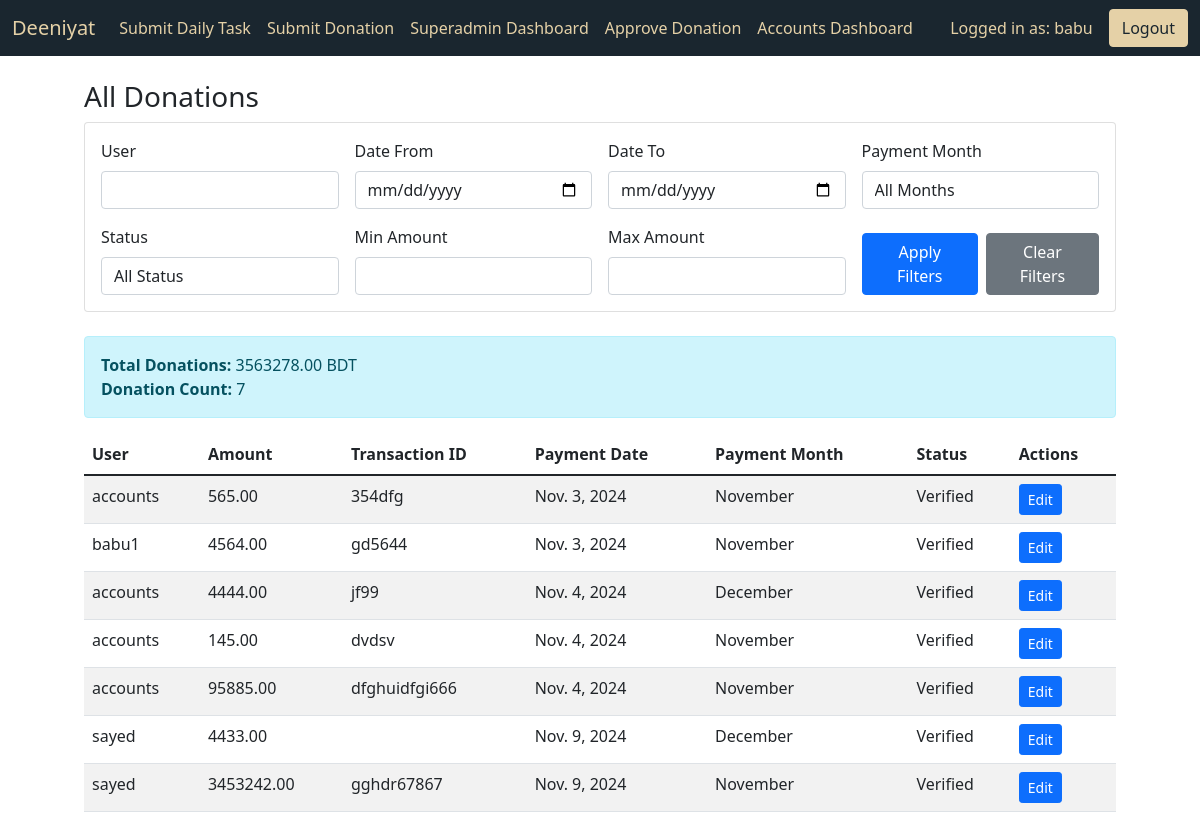
Screenshot of /accounts-admin-dashboard/ (signed in) with the database file from the repository.
### core/models.py (models this page shows, shortened)
class DonationSummary(models.Model):
    total_amount = models.DecimalField(max_digits=12, decimal_places=2, default=0.00)
    donation_count = models.PositiveIntegerField(default=0)
    last_updated = models.DateTimeField(auto_now=True)

class Donation(models.Model):
    MONTH_CHOICES = [
        ('01', 'January'),
        ('02', 'February'),
        ('03', 'March'),
        ('04', 'April'),
        ('05', 'May'),
        ('06', 'June'),
        ('07', 'July'),
        ('08', 'August'),
        ('09', 'September'),
        ('10', 'October'),
        ('11', 'November'),
        ('12', 'December'),
    ]
    PAYMENT_METHOD_CHOICES = [
        ('Cash', 'Cash'),
        ('Bkash', 'Bkash'),
        ('Nagad', 'Nagad'),
        ('Other', 'Other'),
    ]
    user = models.ForeignKey(User, on_delete=models.CASCADE, related_name="donations")
    amount = models.DecimalField(max_digits=10, decimal_places=2)
    transaction_id = models.CharField(max_length=50)
    verified = models.BooleanField(default=False)
    verified_by = models.ForeignKey(User, null=True, blank=True, on_delete=models.SET_NULL, related_name="verified_donations")
    payment_date = models.DateField(default=timezone.now)  # Field for payment date
    payment_month = models.CharField(max_length=2, choices=MONTH_CHOICES)  # Field for payment month selection
    payment_method = models.CharField(max_length=10, choices=PAYMENT_METHOD_CHOICES)  # New field
    def __str__(self):
        return f"Donation by {self.user.username} - {self.amount}"

### core/views.py (the view)
# urls.py: path('accounts-admin-dashboard/', views.accounts_admin_dashboard, name='accounts_admin_dashboard'),
@login_required
@user_passes_test(lambda u: u.groups.filter(name='accounts').exists() or u.is_superuser)
def accounts_admin_dashboard(request):
    donations = Donation.objects.all()
    print("ddd",donations)
    user_filter = request.GET.get('user')
    date_from = request.GET.get('date_from')
    date_to = request.GET.get('date_to')
    payment_month = request.GET.get('payment_month')
    status = request.GET.get('status')
    min_amount = request.GET.get('min_amount')
    max_amount = request.GET.get('max_amount')
    if user_filter:
        donations = donations.filter(user__username__icontains=user_filter)
    if date_from:
        try:
            date_from = datetime.strptime(date_from, '%Y-%m-%d').date()
            donations = donations.filter(payment_date__gte=date_from)
        except ValueError:
            pass
    if date_to:
        try:
            date_to = datetime.strptime(date_to, '%Y-%m-%d').date()
            donations = donations.filter(payment_date__lte=date_to)
        except ValueError:
            pass
    if payment_month and payment_month != 'all':
        donations = donations.filter(payment_month=payment_month)
    if status and status != 'all':
        donations = donations.filter(verified=(status == 'verified'))
    if min_amount:
        try:
            donations = donations.filter(amount__gte=float(min_amount))
        except ValueError:
            pass
    if max_amount:
        try:
            donations = donations.filter(amount__lte=float(max_amount))
        except ValueError:
            pass
    donation_summary = DonationSummary.objects.first()
    total_donations = donation_summary.total_amount if donation_summary else 0
    donation_count = donation_summary.donation_count if donation_summary else 0
    context = {
        'donations': donations,
        'users': User.objects.all(),
        'tasks': DailyTask.objects.all(),
        'months_choices': Donation.MONTH_CHOICES,
        'total_donations': total_donations,
        'donation_count': donation_count,
        'current_filters': {
            'user': user_filter or '',
            'date_from': date_from or '',
            'date_to': date_to or '',
            'payment_month': payment_month or 'all',
            'status': status or 'all',
            'min_amount': min_amount or '',
            'max_amount': max_amount or '',
        }
    }
    return render(request, 'accounts_admin_dashboard.html', context)

### templates/accounts_admin_dashboard.html (shortened to what this page needs)
{% extends "base.html" %}
{% load static %}
{% block content %}
<div class="container mt-4">
    <h3>All Donations</h3>
    <div class="card mb-4">
        <div class="card-body">
            <form method="get" class="row g-3">
                <div class="col-md-3">
                    <label class="form-label">User</label>
                    <input type="text" name="user" class="form-control" value="{{ current_filters.user }}">
                </div>
                <div class="col-md-3">
                    <label class="form-label">Date From</label>
                    <input type="date" name="date_from" class="form-control" value="{{ current_filters.date_from|date:'Y-m-d' }}">
                </div>
                <div class="col-md-3">
                    <label class="form-label">Date To</label>
                    <input type="date" name="date_to" class="form-control" value="{{ current_filters.date_to|date:'Y-m-d' }}">
                </div>
                <div class="col-md-3">
                    <label class="form-label">Payment Month</label>
                    <select name="payment_month" class="form-control">
                        <option value="all">All Months</option>
                    </select>
                </div>
                <div class="col-md-3">
                    <label class="form-label">Status</label>
                    <select name="status" class="form-control">
                        <option value="all" {% if current_filters.status == 'all' %}selected{% endif %}>All Status</option>
                    </select>
                </div>
                <div class="col-md-3">
                    <label class="form-label">Min Amount</label>
                    <input type="number" name="min_amount" class="form-control" value="{{ current_filters.min_amount }}">
                </div>
                <div class="col-md-3">
                    <label class="form-label">Max Amount</label>
                    <input type="number" name="max_amount" class="form-control" value="{{ current_filters.max_amount }}">
                </div>
                <div class="col-md-3 d-flex align-items-end">
                    <button type="submit" class="btn btn-primary me-2">Apply Filters</button>
                    <a href="{% url 'accounts_admin_dashboard' %}" class="btn btn-secondary">Clear Filters</a>
                </div>
            </form>
        </div>
    </div>
    <div class="alert alert-info">
      <strong>Total Donations:</strong> {{ total_donations }} BDT
      <br>
      <strong>Donation Count:</strong> {{ donation_count }}
  </div>
    <div class="table-responsive">
        <table class="table table-striped">
            <thead>
                <tr>
                    <th>User</th>
                    <th>Amount</th>
                    <th>Transaction ID</th>
                    <th>Payment Date</th>
                    <th>Payment Month</th>
                    <th>Status</th>
                    <th>Actions</th>
                </tr>
            </thead>
            <tbody>
                {% for donation in donations %}
                <tr>
                    <td>{{ donation.user.username }}</td>
                    <td>{{ donation.amount }}</td>
                    <td>{{ donation.transaction_id }}</td>
                    <td>{{ donation.payment_date }}</td>
                    <td>{{ donation.get_payment_month_display }}</td>
                    <td>{{ donation.verified|yesno:"Verified,Pending" }}</td>
                    <td>
                        <button class="btn btn-primary btn-sm" onclick="editDonation('{{ donation.id }}', '{{ donation.amount }}', '{{ donation.transaction_id }}')">Edit</button>
                    </td>
                </tr>
                {% empty %}
                <tr>
                    <td colspan="7" class="text-center">No donations found.</td>
                </tr>
                {% endfor %}
            </tbody>
        </table>
    </div>
</div>
{% endblock content %}

### templates/navbar.html (shortened to what this page needs)
<nav class="navbar navbar-expand-lg" style="background-color: #1a262f">
  <div class="container-fluid">
    <a class="navbar-brand" style="color: #e5d1a7" href="{% url 'dashboard' %}"
      >Deeniyat</a
    >
    <div class="collapse navbar-collapse" id="navbarNav">
      <ul class="navbar-nav me-auto">
        <li class="nav-item">
          <a
            class="nav-link custom-nav-link"
            href="{% url 'submit_daily_task' %}"
            >Submit Daily Task</a
          >
        </li>
        <li class="nav-item">
          <a
            class="nav-link custom-nav-link"
            href="{% url 'submit_donation_verification' %}"
            >Submit Donation</a
          >
        </li>
        {% if user.is_superuser %}
        <li class="nav-item">
          <a
            class="nav-link custom-nav-link"
            href="{% url 'superadmin_dashboard' %}"
            >Superadmin Dashboard</a
          >
        </li>
        <li class="nav-item">
          <a
            class="nav-link custom-nav-link"
            href="{% url 'approve_donation' %}"
            >Approve Donation</a
          >
        </li>
        <li class="nav-item">
          <a
            class="nav-link custom-nav-link"
            href="{% url 'accounts_admin_dashboard' %}"
            >Accounts Dashboard</a
          >
        </li>
        {% endif %}
      </ul>
      <span class="navbar-text me-3" style="color: #e5d1a7">
        Logged in as: {{ user.username }}
      </span>
      <a class="btn custom-btn" href="{% url 'logout' %}">Logout</a>
    </div>
  </div>
</nav>

### templates/navbar.html (style rules this page uses)
:root { --brand-dark: #1a262f; --brand-gold: #e5d1a7; }
.custom-nav-link { color: var(--brand-gold) !important; padding: 0.5rem 1rem; border-radius: 4px; transition: all 0.3s ease; }
.custom-btn { background-color: var(--brand-gold); color: var(--brand-dark); border: 1px solid var(--brand-gold); transition: all 0.3s ease; }

### rows the page displays
DonationSummary: total_amount "3563278.00"
Donation: user.username "accounts", amount "565.00", transaction_id "354dfg", payment_date "Nov. 3, 2024", payment_month "November", verified "Verified"
Donation: user.username "babu1", amount "4564.00", transaction_id "gd5644", payment_date "Nov. 3, 2024", payment_month "November", verified "Verified"
Donation: user.username "accounts", amount "4444.00", transaction_id "jf99", payment_date "Nov. 4, 2024", payment_month "December", verified "Verified"
Donation: user.username "accounts", amount "145.00", transaction_id "dvdsv", payment_date "Nov. 4, 2024", payment_month "November", verified "Verified"
Donation: user.username "accounts", amount "95885.00", transaction_id "dfghuidfgi666", payment_date "Nov. 4, 2024", payment_month "November", verified "Verified"
Donation: user.username "sayed", amount "4433.00", payment_date "Nov. 9, 2024", payment_month "December", verified "Verified"
Donation: user.username "sayed", amount "3453242.00", transaction_id "gghdr67867", payment_date "Nov. 9, 2024", payment_month "November", verified "Verified"

### other values shown
{{ user.username }} "babu"
{{ donation_count }} "7"
